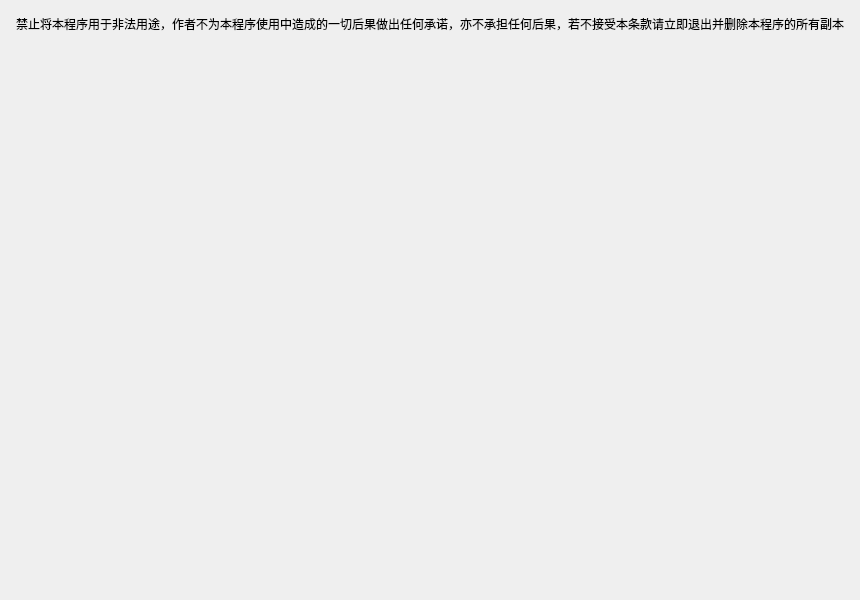
<?xml version="1.0" encoding="UTF-8"?>
<ui version="4.0">
 <class>MainPages</class>
 <widget class="QWidget" name="MainPages">
  <property name="geometry">
   <rect>
    <x>0</x>
    <y>0</y>
    <width>860</width>
    <height>600</height>
   </rect>
  </property>
  <property name="windowTitle">
   <string>Form</string>
  </property>
  <layout class="QVBoxLayout" name="main_pages_layout">
   <property name="spacing">
    <number>0</number>
   </property>
   <property name="leftMargin">
    <number>5</number>
   </property>
   <property name="topMargin">
    <number>5</number>
   </property>
   <property name="rightMargin">
    <number>5</number>
   </property>
   <property name="bottomMargin">
    <number>5</number>
   </property>
   <item>
    <widget class="QStackedWidget" name="pages">
     <property name="currentIndex">
      <number>1</number>
     </property>
     <widget class="QWidget" name="page_1">
      <property name="styleSheet">
       <string notr="true">font-size: 14pt</string>
      </property>
      <layout class="QVBoxLayout" name="page_1_layout">
       <property name="spacing">
        <number>5</number>
       </property>
       <property name="leftMargin">
        <number>5</number>
       </property>
       <property name="topMargin">
        <number>5</number>
       </property>
       <property name="rightMargin">
        <number>5</number>
       </property>
       <property name="bottomMargin">
        <number>5</number>
       </property>
       <item alignment="Qt::AlignHCenter">
        <widget class="QFrame" name="welcome_base">
         <property name="minimumSize">
          <size>
           <width>300</width>
           <height>150</height>
          </size>
         </property>
         <property name="maximumSize">
          <size>
           <width>300</width>
           <height>150</height>
          </size>
         </property>
         <property name="frameShape">
          <enum>QFrame::NoFrame</enum>
         </property>
         <property name="frameShadow">
          <enum>QFrame::Raised</enum>
         </property>
         <layout class="QVBoxLayout" name="center_page_layout">
          <property name="spacing">
           <number>10</number>
          </property>
          <property name="leftMargin">
           <number>0</number>
          </property>
          <property name="topMargin">
           <number>0</number>
          </property>
          <property name="rightMargin">
           <number>0</number>
          </property>
          <property name="bottomMargin">
           <number>0</number>
          </property>
          <item>
           <widget class="QFrame" name="logo">
            <property name="minimumSize">
             <size>
              <width>300</width>
              <height>120</height>
             </size>
            </property>
            <property name="maximumSize">
             <size>
              <width>300</width>
              <height>120</height>
             </size>
            </property>
            <property name="frameShape">
             <enum>QFrame::NoFrame</enum>
            </property>
            <property name="frameShadow">
             <enum>QFrame::Raised</enum>
            </property>
            <layout class="QVBoxLayout" name="logo_layout">
             <property name="spacing">
              <number>0</number>
             </property>
             <property name="leftMargin">
              <number>0</number>
             </property>
             <property name="topMargin">
              <number>0</number>
             </property>
             <property name="rightMargin">
              <number>0</number>
             </property>
             <property name="bottomMargin">
              <number>0</number>
             </property>
            </layout>
           </widget>
          </item>
          <item>
           <widget class="QLabel" name="label">
            <property name="text">
             <string>Welcome To PyOneDark GUI</string>
            </property>
            <property name="alignment">
             <set>Qt::AlignCenter</set>
            </property>
           </widget>
          </item>
         </layout>
        </widget>
       </item>
      </layout>
     </widget>
     <widget class="QWidget" name="page_2">
      <layout class="QVBoxLayout" name="page_2_layout">
       <property name="spacing">
        <number>5</number>
       </property>
       <property name="leftMargin">
        <number>5</number>
       </property>
       <property name="topMargin">
        <number>5</number>
       </property>
       <property name="rightMargin">
        <number>5</number>
       </property>
       <property name="bottomMargin">
        <number>5</number>
       </property>
       <item>
        <widget class="QScrollArea" name="scroll_area">
         <property name="styleSheet">
          <string notr="true">background: transparent;</string>
         </property>
         <property name="frameShape">
          <enum>QFrame::NoFrame</enum>
         </property>
         <property name="verticalScrollBarPolicy">
          <enum>Qt::ScrollBarAlwaysOff</enum>
         </property>
         <property name="horizontalScrollBarPolicy">
          <enum>Qt::ScrollBarAlwaysOff</enum>
         </property>
         <property name="widgetResizable">
          <bool>true</bool>
         </property>
         <widget class="QWidget" name="contents">
          <property name="geometry">
           <rect>
            <x>0</x>
            <y>0</y>
            <width>840</width>
            <height>580</height>
           </rect>
          </property>
          <property name="styleSheet">
           <string notr="true">background: transparent;</string>
          </property>
          <layout class="QVBoxLayout" name="verticalLayout">
           <property name="spacing">
            <number>15</number>
           </property>
           <property name="leftMargin">
            <number>5</number>
           </property>
           <property name="topMargin">
            <number>5</number>
           </property>
           <property name="rightMargin">
            <number>5</number>
           </property>
           <property name="bottomMargin">
            <number>5</number>
           </property>

           <item>
            <widget class="QLabel" name="description_label">
             <property name="text">
              <string>禁止将本程序用于非法用途，作者不为本程序使用中造成的一切后果做出任何承诺，亦不承担任何后果，若不接受本条款请立即退出并删除本程序的所有副本</string>
             </property>
             <property name="alignment">
              <set>Qt::AlignHCenter|Qt::AlignTop</set>
             </property>
             <property name="wordWrap">
              <bool>true</bool>
             </property>
            </widget>
           </item>
           <item>
            <layout class="QVBoxLayout" name="row_1_layout"/>
           </item>
           <item>
            <layout class="QHBoxLayout" name="row_2_layout"/>
           </item>
           <item>
            <layout class="QHBoxLayout" name="row_3_layout"/>
           </item>
           <item>
            <layout class="QVBoxLayout" name="row_4_layout"/>
           </item>
           <item>
            <layout class="QVBoxLayout" name="row_5_layout"/>
           </item>
          </layout>
         </widget>
        </widget>
       </item>
      </layout>
     </widget>
     <widget class="QWidget" name="page_3">
      <property name="styleSheet">
       <string notr="true">QFrame {
	font-size: 16pt;
}</string>
      </property>
      <layout class="QVBoxLayout" name="page_3_layout">
       <item>
        <widget class="QLabel" name="empty_page_label">
         <property name="font">
          <font>
           <pointsize>16</pointsize>
          </font>
         </property>
         <property name="text">
          <string>Empty Page</string>
         </property>
         <property name="alignment">
          <set>Qt::AlignCenter</set>
         </property>
        </widget>
       </item>
      </layout>
     </widget>
    </widget>
   </item>
  </layout>
 </widget>
 <resources/>
 <connections/>
</ui>
